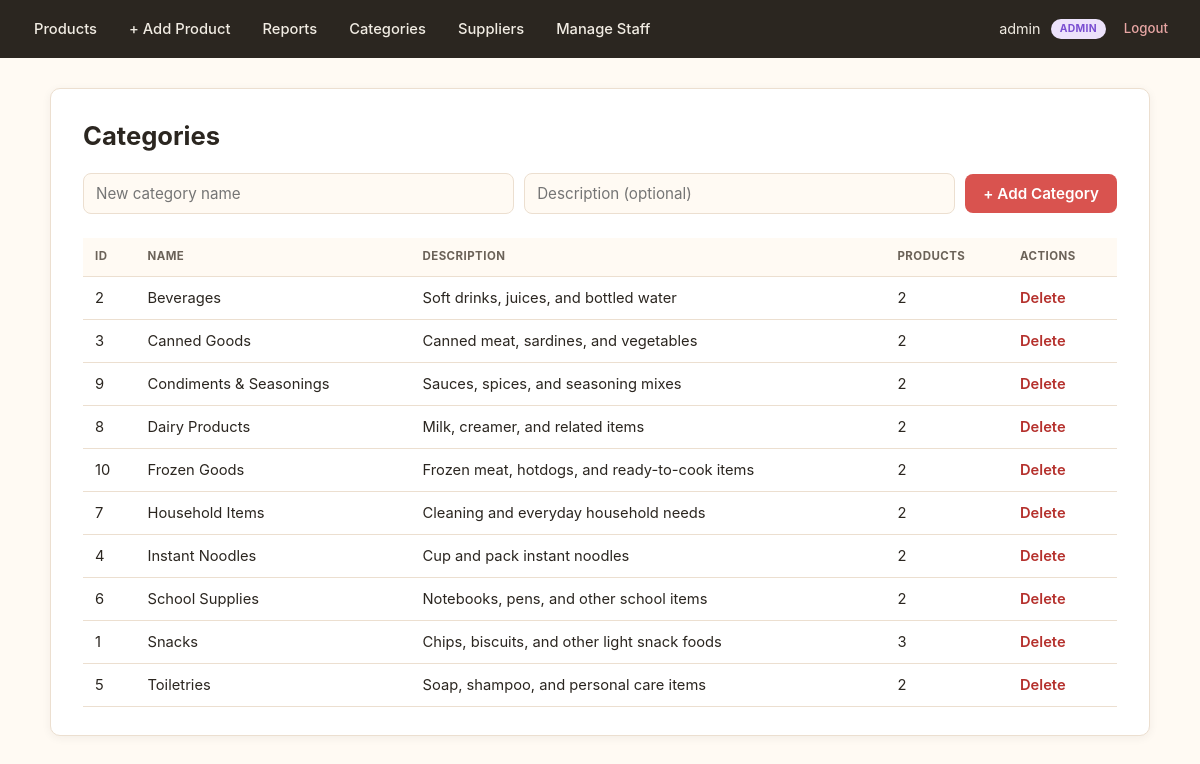
The app's page /categories.php (signed in) with its own data.
### tables this page shows
CREATE TABLE `categories` (
  `id` int(11) NOT NULL,
  `name` varchar(100) NOT NULL,
  `description` text DEFAULT NULL
);

### auth.php (called while the page is built, shortened)
<?php
function isAdmin() {
    return isset($_SESSION['role']) && $_SESSION['role'] === 'admin';
}
function getUsername() {
    return isset($_SESSION['username']) ? $_SESSION['username'] : '';
}
?>

### categories.php (the view, shortened to what this page needs)
<?php
require_once 'config.php';
require_once 'auth.php';
$categories = $conn->query("
    SELECT c.*, COUNT(p.id) AS product_count
    FROM categories c
    LEFT JOIN products p ON c.id = p.category_id
    GROUP BY c.id
    ORDER BY c.name
");
?>
<!DOCTYPE html>
<html>
<head>
    <link rel="stylesheet" href="style.css">
</head>
<body>
    <?php include 'navbar.php'; ?>
    <div class="container">
        <h1>Categories</h1>
        <form method="POST" class="filter-bar">
            <input type="text" name="name" placeholder="New category name" required>
            <input type="text" name="description" placeholder="Description (optional)">
            <button type="submit">+ Add Category</button>
        </form>
        <table>
            <tr>
                <th>ID</th>
                <th>Name</th>
                <th>Description</th>
                <th>Products</th>
                <th>Actions</th>
            </tr>
            <?php while ($c = $categories->fetch_assoc()): ?>
                <tr>
                    <td><?= $c['id'] ?></td>
                    <td><?= htmlspecialchars($c['name']) ?></td>
                    <td><?= htmlspecialchars($c['description']) ?></td>
                    <td><?= $c['product_count'] ?></td>
                    <td class="actions">
                        <a href="categories.php?delete=<?= $c['id'] ?>">Delete</a>
                    </td>
                </tr>
            <?php endwhile; ?>
        </table>
    </div>
</body>
</html>

### navbar.php
<?php require_once 'auth.php'; ?>
<nav class="navbar">
    <a href="index.php">Products</a>
    <a href="add.php">+ Add Product</a>
    <a href="report.php">Reports</a>
    <?php if (isAdmin()): ?>
        <a href="categories.php">Categories</a>
        <a href="suppliers.php">Suppliers</a>
        <a href="users.php">Manage Staff</a>
    <?php endif; ?>
    <span class="navbar-user">
        <?= htmlspecialchars(getUsername()) ?>
        <span class="badge <?= isAdmin() ? 'badge-admin' : 'badge-staff' ?>"><?= htmlspecialchars($_SESSION['role']) ?></span>
        <a href="logout.php">Logout</a>
    </span>
</nav>

### style.css (style rules this page uses)
:root { --brand: #d9534f; --brand-dark: #b5312d; --brand-light: #fdeceb; --ink: #2b2620; --ink-soft: #6b6258; --paper: #fffaf3; --card: #ffffff; --border: #ecdfd0; --success: #2f8f4e; --success-bg: #eaf7ee; --warn: #b8860b; --warn-bg: #fff6e0; --admin: #7a4fd1; --staff: #2b7fb0; --radius: 10px; --shadow: 0 2px 10px rgba(43, 38, 32, 0.06); --shadow-hover: 0 6px 18px rgba(43, 38, 32, 0.12); }
* { box-sizing: border-box; }
body { margin: 0; background: var(--paper); color: var(--ink); font-family: -apple-system, BlinkMacSystemFont, "Segoe UI", Roboto, "Helvetica Neue", Arial, sans-serif; line-height: 1.5; }
h1 { font-size: 1.6em; margin: 0 0 18px; color: var(--ink); }
a { color: var(--brand-dark); text-decoration: none; }
.navbar { display: flex; align-items: center; gap: 4px; background: var(--ink); padding: 0 20px; height: 58px; flex-wrap: wrap; }
.navbar a { color: #f1ece3; padding: 8px 14px; border-radius: 6px; font-size: 0.92em; font-weight: 500; text-decoration: none; transition: background 0.15s ease; }
.navbar-user { margin-left: auto; display: flex; align-items: center; gap: 10px; color: #f1ece3; font-size: 0.9em; padding: 8px 4px; }
.navbar-user a { color: #e8a6a4; padding: 4px 8px; }
.container { max-width: 1100px; margin: 30px auto; background: var(--card); border: 1px solid var(--border); border-radius: var(--radius); box-shadow: var(--shadow); padding: 28px 32px; }
form { display: flex; flex-direction: column; gap: 4px; }
input[type="text"], input[type="password"], input[type="email"], input[type="number"], input[type="url"], select, textarea { padding: 10px 12px; border: 1px solid var(--border); border-radius: 8px; font-size: 0.95em; font-family: inherit; background: var(--paper); color: var(--ink); outline: none; transition: border-color 0.15s ease, box-shadow 0.15s ease; }
button { font-family: inherit; cursor: pointer; }
button[type="submit"], .btn { display: inline-block; margin-top: 16px; padding: 10px 18px; background: var(--brand); color: #fff; border: none; border-radius: 8px; font-size: 0.95em; font-weight: 600; text-decoration: none; text-align: center; transition: background 0.15s ease; }
.filter-bar { flex-direction: row; flex-wrap: wrap; align-items: center; gap: 10px; margin-bottom: 24px; }
.filter-bar input, .filter-bar select { flex: 1; min-width: 160px; margin-top: 0; }
.filter-bar button, .filter-bar .cancel { margin-top: 0; white-space: nowrap; }
table { width: 100%; border-collapse: collapse; margin-top: 10px; font-size: 0.92em; }
th, td { text-align: left; padding: 10px 12px; border-bottom: 1px solid var(--border); }
th { background: var(--paper); color: var(--ink-soft); font-size: 0.78em; text-transform: uppercase; letter-spacing: 0.04em; font-weight: 700; }
td.actions a { margin-right: 12px; font-weight: 600; }
.badge { display: inline-block; padding: 2px 9px; border-radius: 999px; font-size: 0.72em; font-weight: 700; text-transform: uppercase; letter-spacing: 0.03em; }
.badge-admin { background: #ece2fb; color: var(--admin); }

### records on screen
categories: id "2", name "Beverages", description "Soft drinks, juices, and bottled water", product_count "2"
categories: id "3", name "Canned Goods", description "Canned meat, sardines, and vegetables", product_count "2"
categories: id "9", name "Condiments & Seasonings", description "Sauces, spices, and seasoning mixes", product_count "2"
categories: id "8", name "Dairy Products", description "Milk, creamer, and related items", product_count "2"
categories: id "10", name "Frozen Goods", description "Frozen meat, hotdogs, and ready-to-cook items", product_count "2"
categories: id "7", name "Household Items", description "Cleaning and everyday household needs", product_count "2"
categories: id "4", name "Instant Noodles", description "Cup and pack instant noodles", product_count "2"
categories: id "6", name "School Supplies", description "Notebooks, pens, and other school items", product_count "2"
categories: id "1", name "Snacks", description "Chips, biscuits, and other light snack foods", product_count "3"
categories: id "5", name "Toiletries", description "Soap, shampoo, and personal care items", product_count "2"

### other values on screen
getUsername() "admin"
$_SESSION['role'] "ADMIN"
